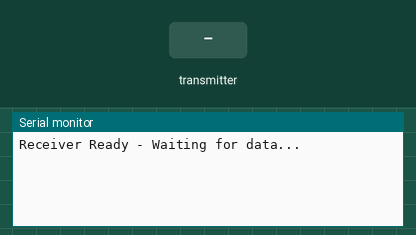
Simulated run of this sketch. Board: ESP32. On the bench: the last lines printed to the serial monitor. Inputs (shaded band) come from the test bench.

Above: at 1.2 s.
1.3 s: the transmitter starts sending AcX = 0
At 1.66 s:
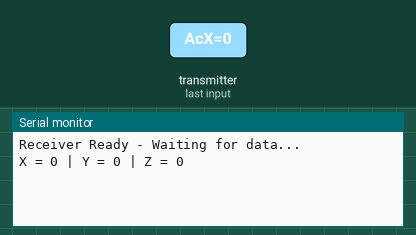
3.3 s: the transmitter starts sending AcY = 1024
At 3.66 s:
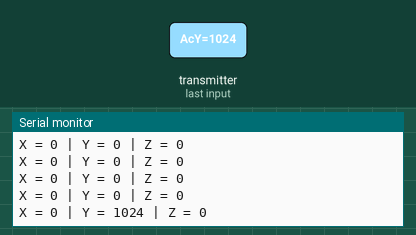
4.8 s: the transmitter starts sending AcZ = 1024
At 5.16 s:
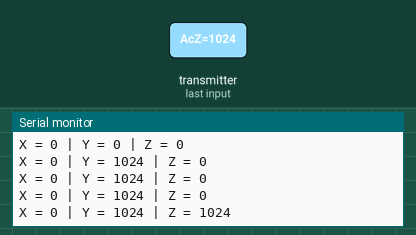
6.3 s: the transmitter starts sending AcX = 1024
At 6.66 s:
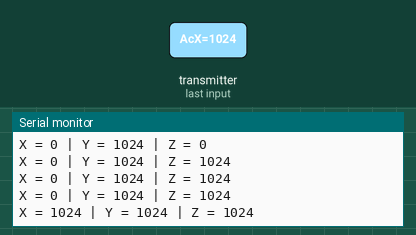
7.8 s: the transmitter starts sending AcY = 0
At 8.16 s:
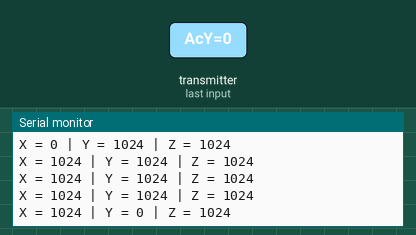
9.3 s: the transmitter starts sending AcZ = 0
At 9.66 s:
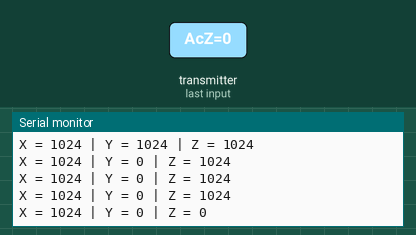

The sketch:

arduino_receiver_fixed.ino
```cpp
// Receiver - forwards wireless data to the Python app
// This code receives wireless data from transmitter and sends to Python via USB serial
#include <esp_now.h>
#include <WiFi.h>

// Structure to receive data (must match transmitter)
typedef struct struct_message {
  int16_t AcX;
  int16_t AcY;
  int16_t AcZ;
} struct_message;

// Create struct instance
struct_message myData;

// Callback function executed when data is received
void OnDataRecv(const uint8_t * mac, const uint8_t *incomingData, int len) {
  memcpy(&myData, incomingData, sizeof(myData));

  // Print in the exact format the Python app parses:
  // Format: "X = value | Y = value | Z = value" (all on ONE line)
  Serial.print("X = ");
  Serial.print(myData.AcX);
  Serial.print(" | Y = ");
  Serial.print(myData.AcY);
  Serial.print(" | Z = ");
  Serial.println(myData.AcZ);
}

void setup() {
  // IMPORTANT: Use 9600 baud to match Python app default
  Serial.begin(9600);

  // Set device as Wi-Fi Station
  WiFi.mode(WIFI_STA);

  // Initialize ESP-NOW
  if (esp_now_init() != ESP_OK) {
    Serial.println("Error initializing ESP-NOW");
    return;
  }

  // Register receive callback (once, in setup)
  esp_now_register_recv_cb(OnDataRecv);

  Serial.println("Receiver Ready - Waiting for data...");
}

void loop() {
  // Nothing to do here; the receive callback handles the data
  delay(10);
}
```

Measured:
- after the input at 1.3 s, the serial monitor: prints a new line after 0.05 s (image 1)
- after the input at 3.3 s, the serial monitor: prints a new line after 0.05 s (image 2)
- after the input at 4.8 s, the serial monitor: prints a new line after 0.05 s (image 3)
- after the input at 6.3 s, the serial monitor: prints a new line after 0.05 s (image 4)
- after the input at 7.8 s, the serial monitor: prints a new line after 0.05 s (image 5)
- after the input at 9.3 s, the serial monitor: prints a new line after 0.05 s (image 6)
